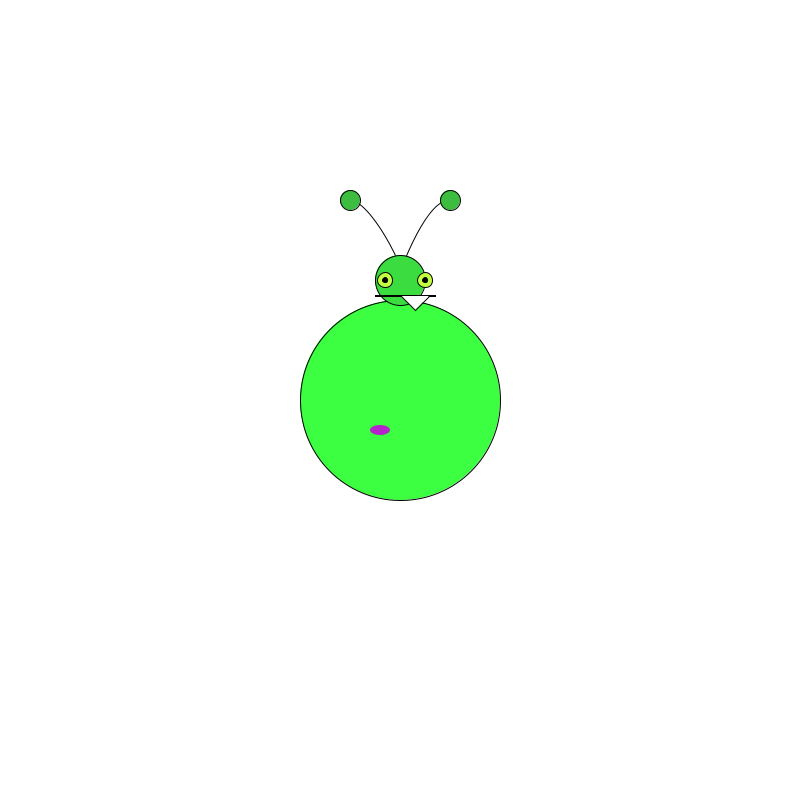
Frame 1 (no input)
Frame 60 (the mouse pressed at the canvas centre just before this capture): identical to frame 1, image omitted
Frame 120 (the mouse held since frame 60 and released just before this capture): identical to frame 1, image omitted

The Processing sketch that drew this single still picture (run headless with seeded random() and noise(); from frame 60 on, the mouse is pressed at the canvas centre):

// Processing sketch: sketch_2_OOP
// ── sketch_2_OOP.pde
Monster fred;
Monster sally;

void setup() {
  background(255);
  size(800, 800);
  fred = new Monster();
  sally = new Monster();
}

void draw() {
  background(255);
  
  /*
  update();
  monsterBody(220, 160);
  head(30, 80);
  //eye();  /// because inside another function
  */
  fred.display(200, 200);
  fred.head(50, 50);
  
  //sally.display(100, 50);
  //sally.head(50, 25);
}

// ── Monster.pde

class Monster {

  int w ;
  int ang;
  float wanderX ;
  float wanderY ;
  float x, y;
  color s1 ; //greenish yellow
  color s2 ; //lighter green
  color blink ;
  color wort;



  Monster() {  // pass variables thru the constructor, 
               // better hand at creating
               // unique instance
    w = 800;
    ang = 45;
    wanderX = 0;
    wanderY = 0;

    s1 = color(60, 189, 64); //greenish yellow
    s2 = color(59, 220, 64); //lighter green
    blink = s1;
    wort = color(181, 35, 203); // purple wart
  }

  void display(int wide, int tall) {

    smooth();

    curve(w/2 - 100 + x, w/2-100 + y, w/2 - 50 + x, w/2-200 + y, w/2 + 10 + x, w/2 -100 + y, w/2 -20 + x, w/2 + 20 + y); //left antenna
    curve(w/2 + 120 + x, w/2-80 + y, w/2 + 50 + x, w/2-200 + y, w/2 - 10 + x, w/2 - 100 + y, w/2 -20 + x, w/2 + 40 + y); //right antenna
    fill(59, 275, 64); //darker green
    ellipse(w/2 + x, w/2 + y, wide, tall); //body  120, 160
    fill(wort); // purple
    noStroke(); 
    ellipse(w/2 - 20 + x, w/2 + 30 + y, 20, 10);  //wart
    /*
     head();
     
     fill(59, 220, 64); // lighter green
     stroke(0); 
     ellipse(w/2 + x, w/2 - 120 + y, wid, hei); //head  // 100, 80
     fill(0);
     rect(w/2 - 25 + x, w/2 - 105 + y, 60, 1); //mouth
     fill(255);
     triangle(w/2 + 15 + x, w/2 - 90 + y, w/2 + x, w/2-105 + y, w/2 + 30 + x, w/2 - 105 + y); //tooth
     eye(wanderX, wanderY, x, y);
     fill(60, 189, 64); //lighter green
     ellipse(w/2 - 50 + x, w/2 - 200 + y, 20, 20); // left antenna point
     ellipse(w/2 + 50 + x, w/2 - 200 + y, 20, 20); // right antenna point
     noFill();
     
     */
  }

  void head(int wid, int hei) {
    fill(59, 220, 64); // lighter green
    stroke(0); 
    ellipse(w/2 + x, w/2 - 120 + y, wid, hei); //head  // 100, 80
    fill(0);
    rect(w/2 - 25 + x, w/2 - 105 + y, 60, 1); //mouth
    fill(255);
    triangle(w/2 + 15 + x, w/2 - 90 + y, w/2 + x, w/2-105 + y, w/2 + 30 + x, w/2 - 105 + y); //tooth
    eye(wanderX, wanderY, x, y);
    fill(60, 189, 64); //lighter green
    ellipse(w/2 - 50 + x, w/2 - 200 + y, 20, 20); // left antenna point
    ellipse(w/2 + 50 + x, w/2 - 200 + y, 20, 20); // right antenna point
    noFill();
  }

  void eye(float wX, float wY, float x_, float y_) {
    float x = wX;
    float y = wY;
    //eye
    fill(193, 255, 64); //greenish yellow
    ellipse(w/2 - 15 + x, w/2 - 120 + y, 15, 15); //left eye
    ellipse(w/2 + 25 + x, w/2 - 120 + y, 15, 15); //right eye
    fill(0);
    ellipse(w/2 - 15 + wX + x, w/2 - 120 + wY + y, 5, 5); //left pupil
    ellipse(w/2 + 25 + wX + x, w/2 - 120 + wY + y, 5, 5); //right pupil
    noFill();
  }
}
